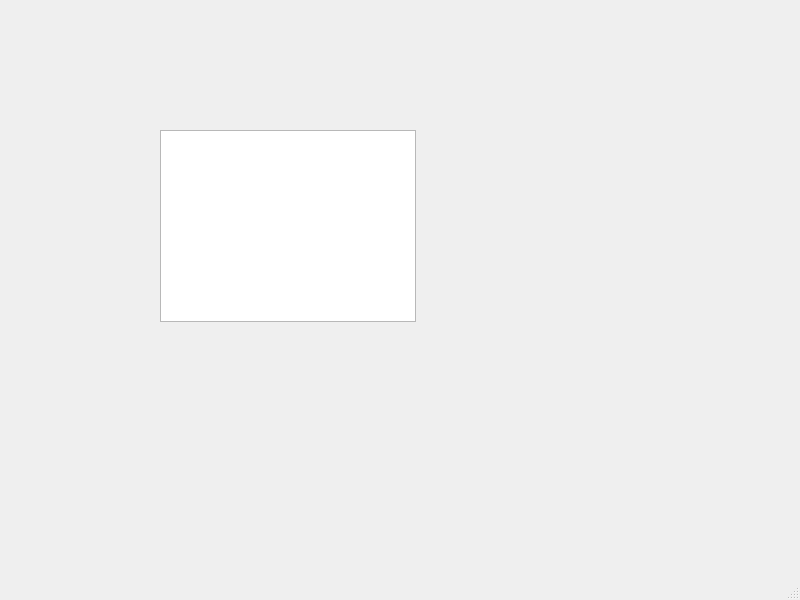
<?xml version="1.0" encoding="UTF-8"?>
<ui version="4.0">
 <class>MainWindow</class>
 <widget class="QMainWindow" name="MainWindow">
  <property name="geometry">
   <rect>
    <x>0</x>
    <y>0</y>
    <width>800</width>
    <height>600</height>
   </rect>
  </property>
  <property name="windowTitle">
   <string>MainWindow</string>
  </property>
  <widget class="QWidget" name="centralwidget">
   <widget class="QGraphicsView" name="m_pGraphicView">
    <property name="geometry">
     <rect>
      <x>160</x>
      <y>130</y>
      <width>256</width>
      <height>192</height>
     </rect>
    </property>
   </widget>
  </widget>
  <widget class="QMenuBar" name="menubar">
   <property name="geometry">
    <rect>
     <x>0</x>
     <y>0</y>
     <width>800</width>
     <height>17</height>
    </rect>
   </property>
  </widget>
  <widget class="QStatusBar" name="statusbar"/>
 </widget>
 <resources/>
 <connections/>
</ui>
